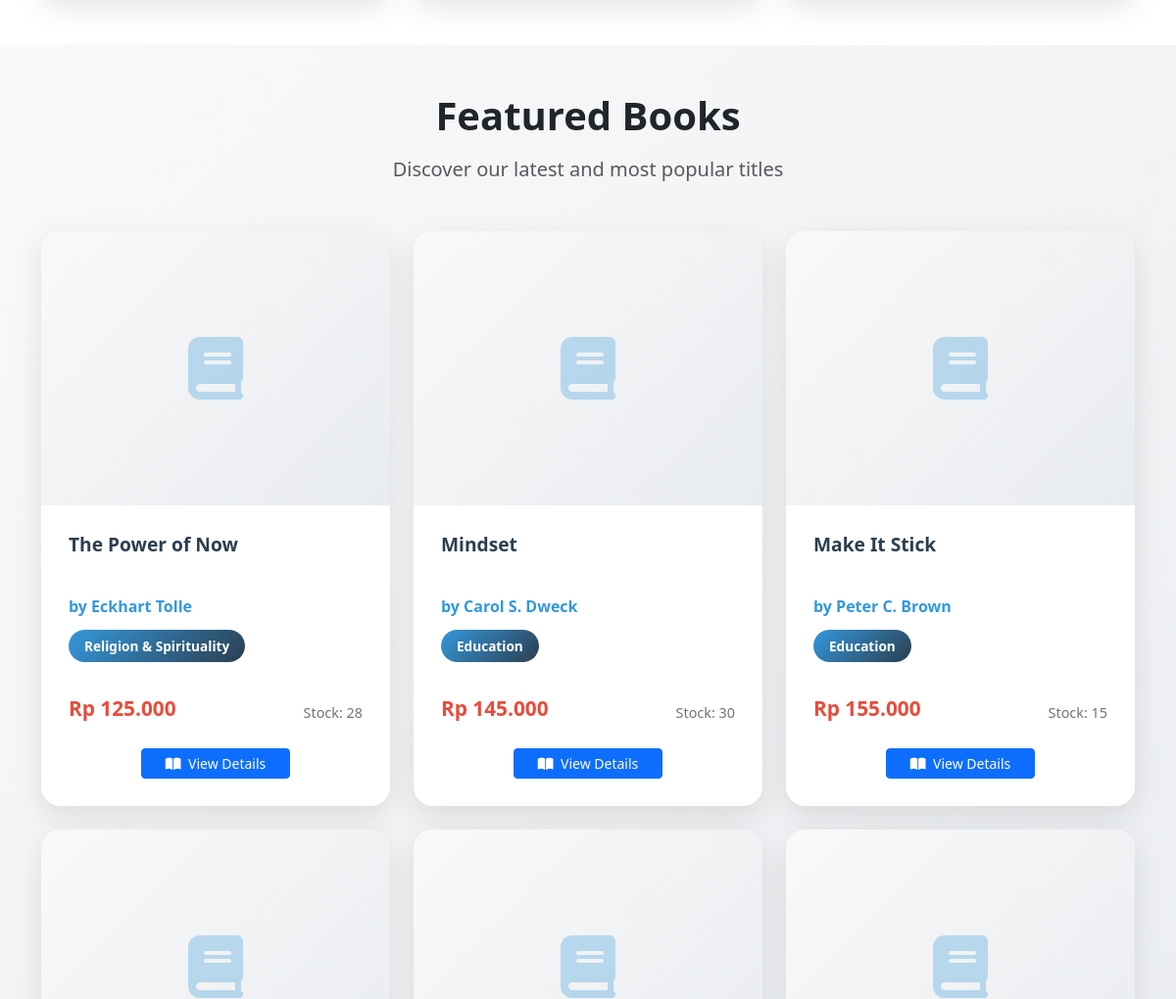
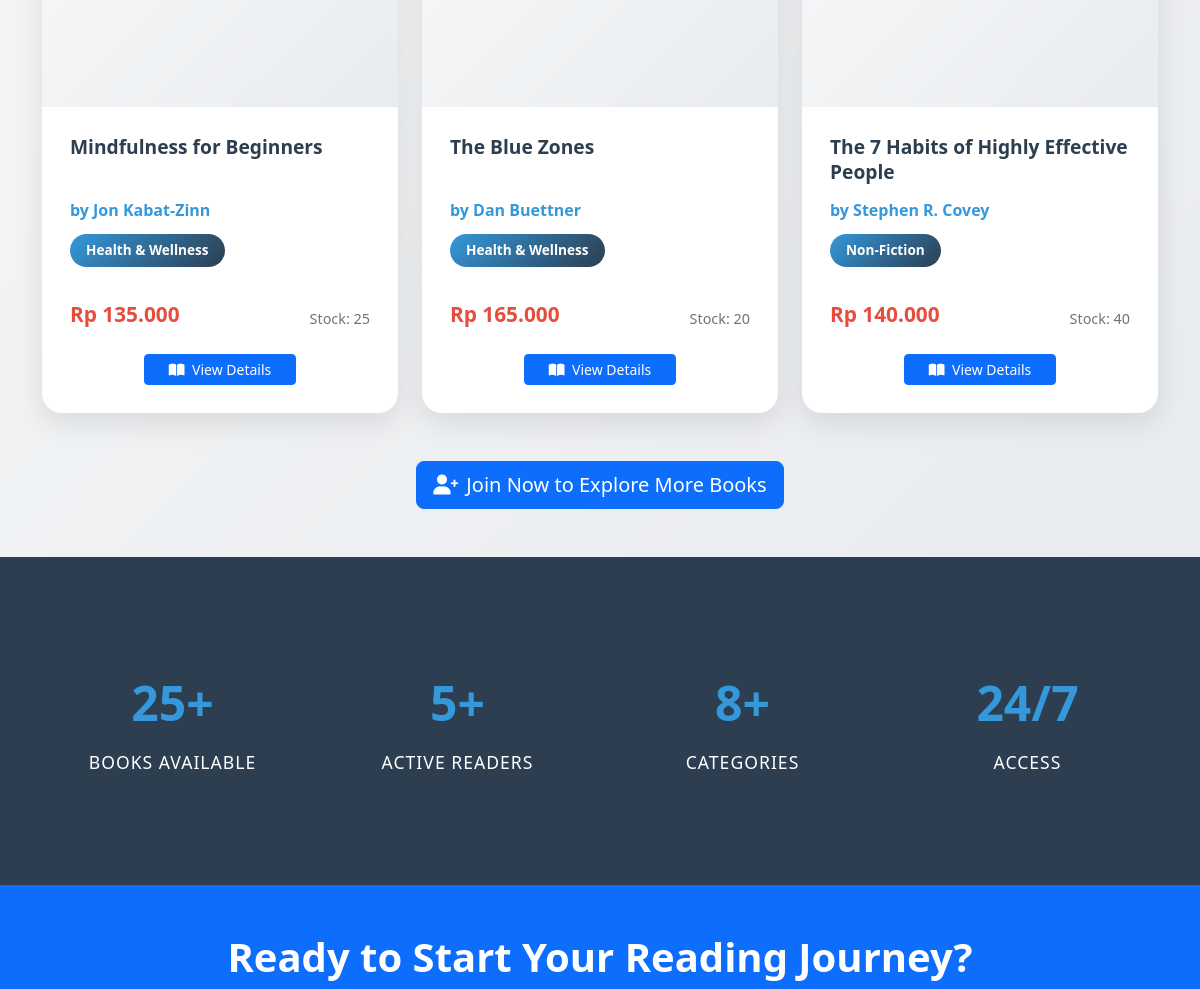
The app's page / (middle part), older data (2 pictures, top to bottom).
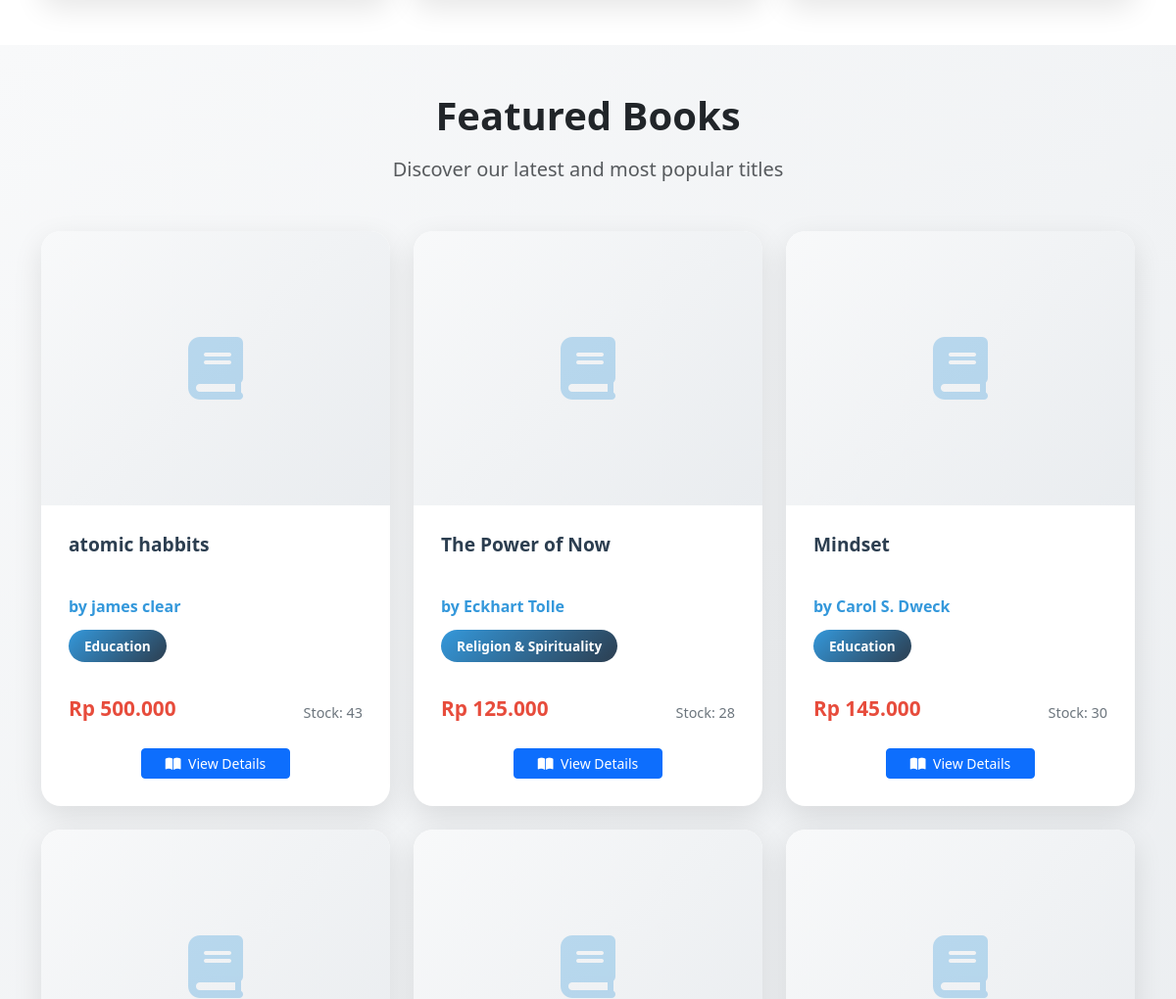
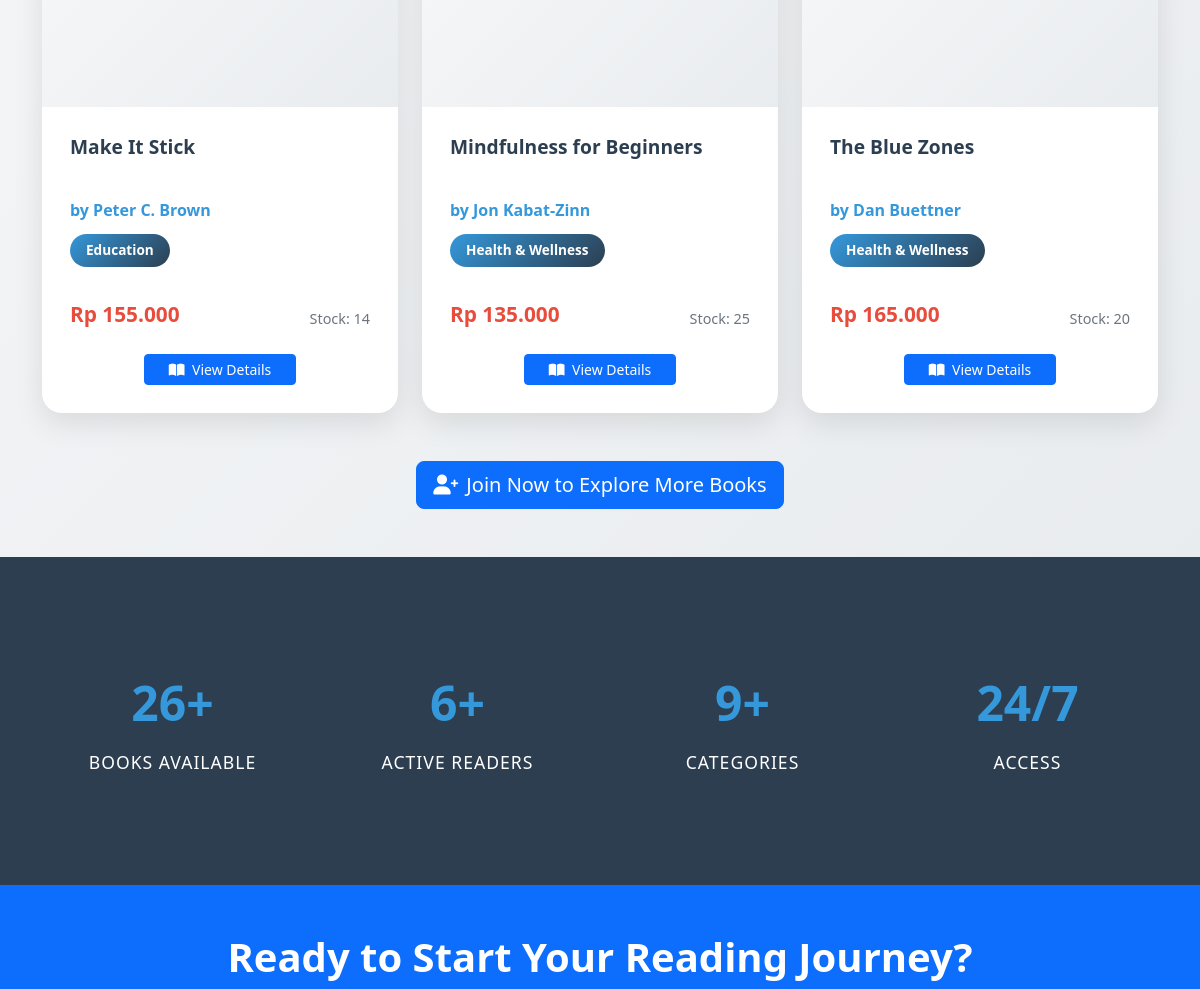
The same page, newer data (2 pictures, top to bottom).
### tables this page shows
CREATE TABLE `books` (
  `id` int(11) NOT NULL,
  `title` varchar(200) NOT NULL,
  `author` varchar(100) NOT NULL,
  `category_id` int(11) DEFAULT NULL,
  `description` text DEFAULT NULL,
  `price` decimal(10,2) NOT NULL,
  `stock` int(11) DEFAULT 0,
  `image` varchar(255) DEFAULT NULL,
  `created_at` timestamp NOT NULL DEFAULT current_timestamp()
);

CREATE TABLE `categories` (
  `id` int(11) NOT NULL,
  `name` varchar(100) NOT NULL,
  `description` text DEFAULT NULL,
  `created_at` timestamp NOT NULL DEFAULT current_timestamp()
);

### src/config/database.php (called while the page is built, shortened)
<?php
function formatRupiah($amount) {
    return "Rp " . number_format($amount, 0, ',', '.');
}
?>

### src/index.php (the view, shortened to what the changed rows need)
<?php
require_once 'config/database.php';
$pdo = getConnection();
$stmt = $pdo->prepare("SELECT b.*, c.name as category_name FROM books b
                       LEFT JOIN categories c ON b.category_id = c.id
                       WHERE b.stock > 0
                       ORDER BY b.created_at DESC LIMIT 6");
$stmt->execute();
$featured_books = $stmt->fetchAll(PDO::FETCH_ASSOC);
$stmt_books = $pdo->prepare("SELECT COUNT(*) as total FROM books");
$stmt_books->execute();
$total_books = $stmt_books->fetch(PDO::FETCH_ASSOC)['total'];
$stmt_users = $pdo->prepare("SELECT COUNT(*) as total FROM users WHERE role = 'user'");
$stmt_users->execute();
$total_users = $stmt_users->fetch(PDO::FETCH_ASSOC)['total'];
$stmt_categories = $pdo->prepare("SELECT COUNT(*) as total FROM categories");
$stmt_categories->execute();
$total_categories = $stmt_categories->fetch(PDO::FETCH_ASSOC)['total'];
?>
<!DOCTYPE html>
<html lang="en">
<head>
    <link href="https://cdn.jsdelivr.net/npm/bootstrap@5.3.0/dist/css/bootstrap.min.css" rel="stylesheet">
    <link href="https://cdnjs.cloudflare.com/ajax/libs/font-awesome/6.0.0/css/all.min.css" rel="stylesheet">
</head>
<body>
    <?php if (!empty($featured_books)): ?>
    <section class="py-5" style="background: linear-gradient(135deg, #f8f9fa 0%, #e9ecef 100%);">
        <div class="container">
            <div class="text-center mb-5">
                <h2 class="display-6 fw-bold text-dark mb-3">Featured Books</h2>
            </div>
            <div class="row g-4">
                <?php foreach ($featured_books as $book): ?>
                    <div class="col-lg-4 col-md-6">
                        <div class="book-card">
                            <div class="book-image-container">
                                <?php if (!empty($book['image'])): ?>
                                    <div class="book-placeholder" style="display: none;">
                                        <i class="fas fa-book"></i>
                                    </div>
                                <?php else: ?>
                                    <div class="book-placeholder">
                                        <i class="fas fa-book"></i>
                                    </div>
                                <?php endif; ?>
                            </div>
                            <div class="book-card-body">
                                <h5 class="book-title"><?= htmlspecialchars($book['title']) ?></h5>
                                <p class="book-author">by <?= htmlspecialchars($book['author']) ?></p>
                                <?php if ($book['category_name']): ?>
                                    <span class="book-category"><?= htmlspecialchars($book['category_name']) ?></span>
                                <?php endif; ?>
                                <div class="d-flex justify-content-between align-items-center mt-3">
                                    <div class="book-price"><?= formatRupiah($book['price']) ?></div>
                                    <small class="book-stock">Stock: <?= $book['stock'] ?></small>
                                </div>
                                <div class="mt-3 text-center">
                                    <a href="auth/login.php" class="btn btn-primary btn-sm px-4">
                                        <i class="fas fa-book-open me-1"></i> View Details
                                    </a>
                                </div>
                            </div>
                        </div>
                    </div>
                <?php endforeach; ?>
            </div>
        </div>
    </section>
    <?php endif; ?>
    <section class="stats-section">
        <div class="container">
            <div class="row">
                <div class="col-md-3">
                    <div class="stat-item">
                        <span class="stat-number"><?= number_format($total_books) ?>+</span>
                        <span class="stat-label">Books Available</span>
                    </div>
                </div>
                <div class="col-md-3">
                    <div class="stat-item">
                        <span class="stat-number"><?= number_format($total_users) ?>+</span>
                        <span class="stat-label">Active Readers</span>
                    </div>
                </div>
                <div class="col-md-3">
                    <div class="stat-item">
                        <span class="stat-number"><?= number_format($total_categories) ?>+</span>
                        <span class="stat-label">Categories</span>
                    </div>
                </div>
            </div>
        </div>
    </section>
    <section class="py-5 bg-primary text-white">
        <div class="container text-center">
            <h2 class="display-6 fw-bold mb-3">Ready to Start Your Reading Journey?</h2>
        </div>
    </section>
</body>
</html>

Row changes from the older to the newer data that the page shows:
no longer on this page (row unchanged): books: title "The 7 Habits of Highly Effective People", author "Stephen R. Covey", category.name "Non-Fiction", price "Rp 140.000", stock "40"
added books: title "atomic habbits", author "james clear", category.name "Education", price "Rp 500.000", stock "43"
changed books "Rp 155.000": stock "15" → "14"
Text that changed along with them:
$total_books: "25" → "26"
$total_users: "5" → "6"
$total_categories: "8" → "9"
